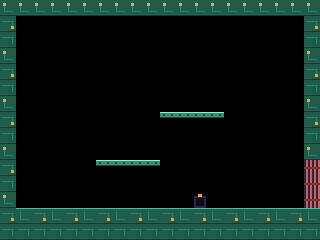

A level layout from a 2D game, rendered from its tile map. Below: a short description, then the map file with its tile-grid data intact:
An orthogonal 20x15 tile map with 16x16 px tiles, 1 tile layer (Tiles) and 6 objects (3x Door, Bit, Player, Socket).

<map version="1.10" tiledversion="1.11.2" orientation="orthogonal" renderorder="right-down" width="20" height="15" tilewidth="16" tileheight="16" infinite="0" nextlayerid="4" nextobjectid="7">
  <properties>
    <property name="index" value="0" type="int" />
    <property name="name" value="Room 0" />
    <property name="left" value="255" type="int" />
    <property name="right" value="1" type="int" />
    <property name="up" value="255" type="int" />
    <property name="down" value="255" type="int" />
    <property name="zone" value="0" type="int" />
  </properties>
  <tileset firstgid="1" source="../tileset.tsx" />
  <layer id="1" name="Tiles" width="20" height="15">
    <data encoding="csv">
19,19,19,19,19,19,19,19,19,19,19,19,19,19,19,19,19,19,19,19,
21,1,1,1,1,1,1,1,1,1,1,1,1,1,1,1,1,1,1,21,
20,1,1,1,1,1,1,1,1,1,1,1,1,1,1,1,1,1,1,20,
19,1,1,1,1,1,1,1,1,1,1,1,1,1,1,1,1,1,1,19,
21,1,1,1,1,1,1,1,1,1,1,1,1,1,1,1,1,1,1,21,
20,1,1,1,1,1,1,1,1,1,1,1,1,1,1,1,1,1,1,20,
19,1,1,1,1,1,1,1,1,1,1,1,1,1,1,1,1,1,1,19,
21,1,1,1,1,1,1,1,1,1,22,22,22,22,1,1,1,1,1,21,
20,1,1,1,1,1,1,1,1,1,1,1,1,1,1,1,1,1,1,20,
19,1,1,1,1,1,1,1,1,1,1,1,1,1,1,1,1,1,1,19,
21,1,1,1,1,1,22,22,22,22,1,1,1,1,1,1,1,1,1,25,
20,1,1,1,1,1,1,1,1,1,1,1,1,1,1,1,1,1,1,25,
19,1,1,1,1,1,1,1,1,1,1,1,26,1,1,1,1,1,1,25,
21,17,18,17,18,17,18,17,18,17,18,17,18,17,18,17,18,17,18,17,
20,20,20,20,20,20,20,20,20,20,20,20,20,20,20,20,20,20,20,20
</data>
  </layer>
  <objectgroup id="2" name="Spawns">
    <object id="1" name="Bit" class="Bit" x="176" y="96">
      <point />
    </object>
    <object id="2" name="Door" class="Door" x="304" y="160">
      <point />
    </object>
    <object id="3" name="Door" class="Door" x="304" y="176">
      <point />
    </object>
    <object id="4" name="Player" class="Player" x="16" y="192">
      <point />
    </object>
    <object id="5" name="Socket" class="Socket" x="192" y="192">
      <point />
    </object>
    <object id="6" name="Door" class="Door" x="304" y="192">
      <point />
    </object>
  </objectgroup>
</map>
